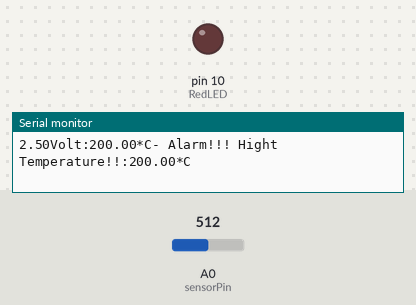
This sketch was run on a simulated Arduino Uno, built with avr-gcc and run on an emulated ATmega328P. On the bench: output pins drawn as LEDs (lit = HIGH), the last lines printed to the serial monitor. The test bench sets the inputs (shaded band); at power-on: A0 (sensorPin) = 512.

Above: at 1.8 s.
1.9 s: A0 (sensorPin) set to 150
4.5 s: A0 (sensorPin) set to 134
At 5.6 s:
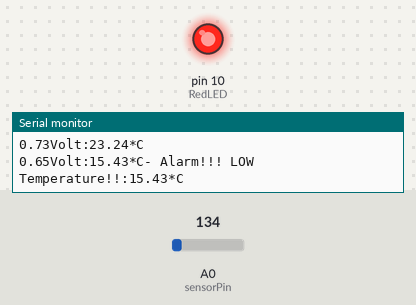
6.5 s: A0 (sensorPin) set to 306
At 8.2 s:
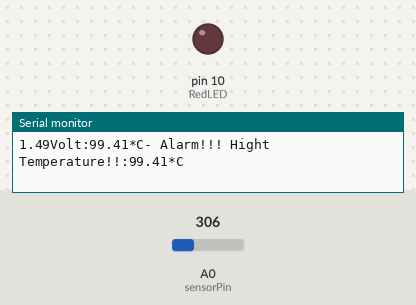
8.5 s: A0 (sensorPin) set to 122
At 10.0 s:
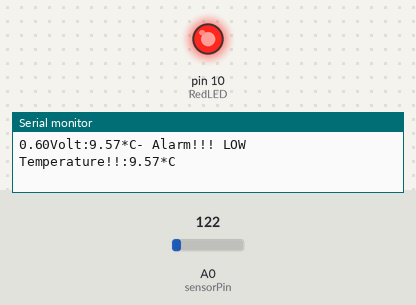
Timing chart, 0 to 11.5 s (numbered marks = the images above; inputs shaded):
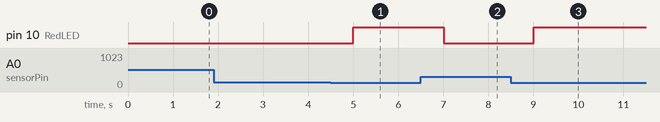

The sketch:

lab8.2.3_challenge.ino
```cpp
#define TH 27
#define RedLED 10
int sensorPin  = 0;
void setup(){
  Serial.begin(9600);
    pinMode(RedLED,HIGH);
}
void loop(){
  int reading = analogRead(sensorPin);
    float voltage = reading * 5.0 / 1024;
    Serial.print(String(voltage)+"Volt:");
    float temperatureC = voltage * 100 - 50;
    Serial.print(String(temperatureC)+"*C");
    if(temperatureC>=27){
        digitalWrite(RedLED,HIGH);
        digitalWrite(7,HIGH);
        Serial.print("- Alarm!!! Hight Temperature!!:"+String(temperatureC)+"*C");

    }
    if(temperatureC<=20){
        digitalWrite(RedLED,HIGH);
        digitalWrite(7,HIGH);
        Serial.print("- Alarm!!! LOW Temperature!!:"+String(temperatureC)+"*C");
    }
    else{
        digitalWrite(RedLED,LOW);
        digitalWrite(7,LOW);
    }
    Serial.println("");
    delay(1000);
}
```

Measured:
- the behaviour switches between 144 and 143 on A0 (sensorPin) (found by bisection; images 0 and 1)
- after the input at 4.5 s, pin 10 (RedLED): LOW → HIGH after 0.51 s
- after the input at 6.5 s, pin 10 (RedLED): HIGH → LOW after 0.51 s
- after the input at 8.5 s, pin 10 (RedLED): LOW → HIGH after 0.51 s
